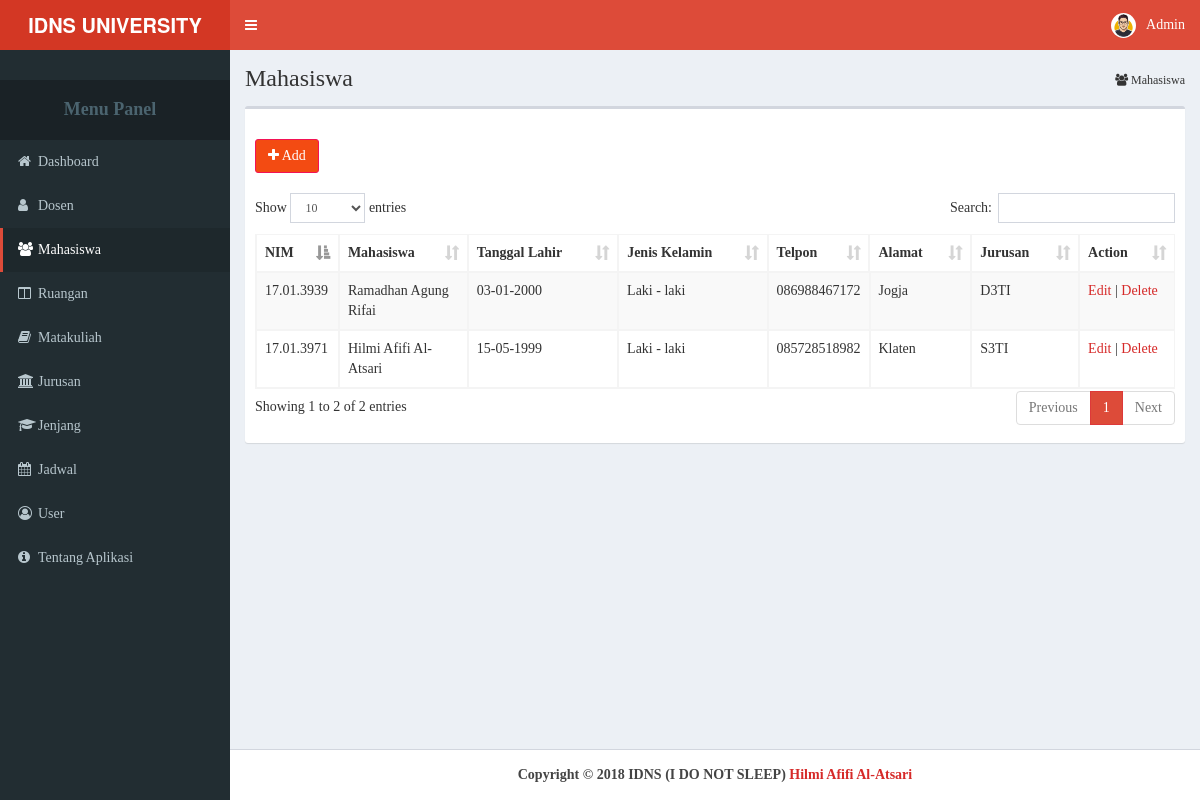
The app's page /assets/users/admin/mahasiswa.php (signed in) with its own data.
### tables this page shows
CREATE TABLE `mahasiswa` (
  `NIM` varchar(50) NOT NULL,
  `Nama_Mahasiswa` varchar(50) NOT NULL,
  `Tanggal_Lahir` date NOT NULL,
  `JK` enum('L','P') NOT NULL,
  `No_Telp` varchar(50) NOT NULL,
  `Alamat` varchar(150) NOT NULL,
  `Kode_Jurusan_Mhs` varchar(50) NOT NULL
);

CREATE TABLE `jurusan` (
  `Kode_Jurusan` varchar(50) NOT NULL,
  `Nama_Jurusan` varchar(50) NOT NULL,
  `Kode_Jenjang_Jrs` varchar(50) NOT NULL
);

### assets/users/admin/mahasiswa.php (the view, shortened to what this page needs)
<?php
include "../../control/connect.php";
?>
<!DOCTYPE html>
<html>
<head>
<?php
		include "bundle_css.php";
	?>
</head>
<body class="hold-transition skin-red sidebar-mini">
<div class=wrapper>
<?php
        include 'content_header.php';
       ?>
<aside class=main-sidebar>
<section class=sidebar>
<div class=user-panel>
</div>
<ul class=sidebar-menu>
<li class=header><h4><b><center>Menu Panel</center></b></h4></li>
<li><a href=index.php><i class="fa fa-home"></i><span>Dashboard</span></a></li>
<li><a href=dosen.php><i class="fa fa-user"></i><span>Dosen</span></a></li>
<li class=active><a href=mahasiswa.php><i class="fa fa-users"></i><span>Mahasiswa</span></a></li>
<li><a href=ruangan.php><i class="fa fa-columns"></i><span>Ruangan</span></a></li>
<li><a href=matakuliah.php><i class="fa fa-book"></i><span>Matakuliah</span></a></li>
<li><a href=jurusan.php><i class="fa fa-university"></i><span>Jurusan</span></a></li>
<li><a href=jenjang.php><i class="fa fa-graduation-cap"></i><span>Jenjang</span></a></li>
<li><a href=jadwal.php><i class="fa fa-calendar"></i><span>Jadwal</span></a></li>
<li><a href=user.php><i class="fa fa-user-circle-o"></i><span>User</span></a></li>
<li><a href=about.php><i class="fa fa-info-circle"></i><span>Tentang Aplikasi</span></a></li>
</ul>
</section>
</aside>
<div class=content-wrapper>
<section class=content-header>
<h1>
Mahasiswa
</h1>
<ol class=breadcrumb>
<li><i class="fa fa-users"></i> Mahasiswa</li>
</ol>
</section>
<section class=content>
<div class=row>
<div class=col-xs-12>
<div class=box>
<div class=box-header>
</div>
<div class=box-body>
<a href=#><button class="btn btn-success" type=button data-target=#ModalAdd data-toggle=modal><i class="fa fa-plus"></i> Add</button></a>
<br></br>
<table id=data class="table table-bordered table-striped table-scalable">
<?php
							include "dt_mahasiswa.php";
						?>
</table>
</div>
</div>
</div>
</div>
</section>
</div>
<?php
		include	"content_footer.php";
	?>
</div>
</body>
</html>

### assets/users/admin/dt_mahasiswa.php (shortened to what this page needs)
<thead>
<tr>
<th>NIM</th>
<th>Mahasiswa</th>
<th>Tanggal Lahir</th>
<th>Jenis Kelamin</th>
<th>Telpon</th>
<th>Alamat</th>
<th>Jurusan</th>
<th>Action</th>
</tr>
</thead>
<tbody>
<?php
						$querymhs = mysqli_query ($konek, "SELECT NIM, Nama_Mahasiswa, DATE_FORMAT(Tanggal_Lahir, '%d-%m-%Y')as Tanggal_Lahir, JK, No_Telp, Alamat, Kode_Jurusan_Mhs, Nama_Jurusan FROM mahasiswa INNER JOIN jurusan ON Kode_Jurusan_Mhs = Kode_Jurusan");
						while ($mhs = mysqli_fetch_array ($querymhs)){
							echo "
								<tr>
									<td>$mhs[NIM]</td>
									<td>$mhs[Nama_Mahasiswa]</td>
									<td>$mhs[Tanggal_Lahir]</td>
									<td>
								";
									if($mhs["JK"] == "L"){
										echo "Laki - laki";
									}
									else{
										echo "Perempuan";
									}
							echo "
									</td>
									<td>$mhs[No_Telp]</td>
									<td>$mhs[Alamat]</td>
									<td>$mhs[Nama_Jurusan]</td>
									<td>
										<a href='#' class='open_modal' id='$mhs[NIM]'>Edit</a> |
										<a href='#' onClick='confirm_delete(\"mahasiswa_delete.php?NIM=$mhs[NIM]\")'>Delete</a>
									</td>
								</tr>";
						}
					?>
</tbody>

### assets/setting/_all-skins.css (style rules this page uses)
.skin-red .content-header { background: transparent; }
.skin-red .wrapper, .skin-red .main-sidebar, .skin-red .left-side { background-color: #222d32; }
.skin-red .sidebar-menu > li.header { color: #4b646f; background: #1a2226; }
.skin-red .sidebar-menu > li > a { border-left: 3px solid transparent; }
.skin-red .sidebar-menu > li:hover > a, .skin-red .sidebar-menu > li.active > a { color: #ffffff; background: #1e282c; border-left-color: #dd4b39; }
.skin-red .sidebar a { color: #b8c7ce; }

### records on screen
mahasiswa: NIM "17.01.3939", Nama_Mahasiswa "Ramadhan Agung Rifai", mhs "03-01-2000", JK "Laki - laki", No_Telp "086988467172", Alamat "Jogja", Kode_Jurusan_Mhs.Nama_Jurusan "D3TI"
mahasiswa: NIM "17.01.3971", Nama_Mahasiswa "Hilmi Afifi Al-Atsari", mhs "15-05-1999", JK "Laki - laki", No_Telp "085728518982", Alamat "Klaten", Kode_Jurusan_Mhs.Nama_Jurusan "S3TI"

### other values on screen
$_SESSION["Username"] "Admin"
